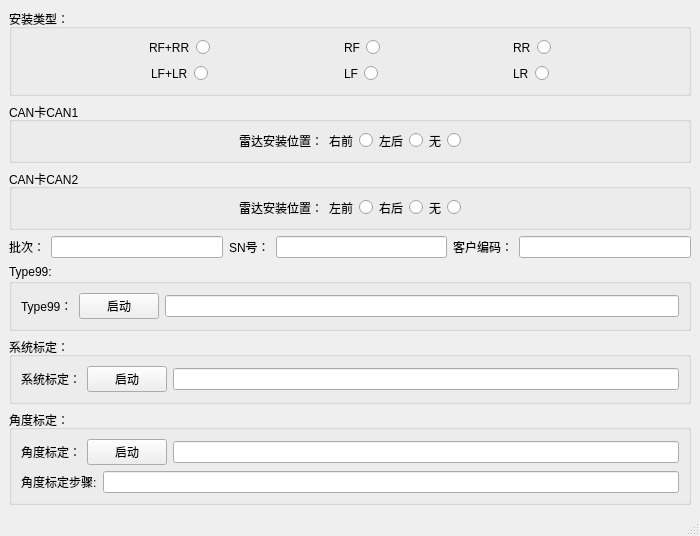
<?xml version="1.0" encoding="UTF-8"?>
<ui version="4.0">
 <class>biaoding</class>
 <widget class="QMainWindow" name="biaoding">
  <property name="geometry">
   <rect>
    <x>0</x>
    <y>0</y>
    <width>700</width>
    <height>510</height>
   </rect>
  </property>
  <property name="minimumSize">
   <size>
    <width>700</width>
    <height>0</height>
   </size>
  </property>
  <property name="windowTitle">
   <string>标定(平台）</string>
  </property>
  <widget class="QWidget" name="centralwidget">
   <layout class="QGridLayout" name="gridLayout_7">
    <item row="0" column="0">
     <widget class="QGroupBox" name="groupBox_2">
      <property name="title">
       <string>安装类型：</string>
      </property>
      <layout class="QGridLayout" name="gridLayout">
       <item row="0" column="0">
        <layout class="QHBoxLayout" name="horizontalLayout_6">
         <item>
          <spacer name="horizontalSpacer">
           <property name="orientation">
            <enum>Qt::Horizontal</enum>
           </property>
           <property name="sizeHint" stdset="0">
            <size>
             <width>40</width>
             <height>20</height>
            </size>
           </property>
          </spacer>
         </item>
         <item>
          <widget class="QLabel" name="label">
           <property name="text">
            <string>RF+RR</string>
           </property>
          </widget>
         </item>
         <item>
          <widget class="QRadioButton" name="RFRRradioButton">
           <property name="text">
            <string/>
           </property>
          </widget>
         </item>
         <item>
          <spacer name="horizontalSpacer_2">
           <property name="orientation">
            <enum>Qt::Horizontal</enum>
           </property>
           <property name="sizeHint" stdset="0">
            <size>
             <width>40</width>
             <height>20</height>
            </size>
           </property>
          </spacer>
         </item>
         <item>
          <widget class="QLabel" name="label_3">
           <property name="text">
            <string>RF</string>
           </property>
          </widget>
         </item>
         <item>
          <widget class="QRadioButton" name="RFradioButton">
           <property name="text">
            <string/>
           </property>
          </widget>
         </item>
         <item>
          <spacer name="horizontalSpacer_3">
           <property name="orientation">
            <enum>Qt::Horizontal</enum>
           </property>
           <property name="sizeHint" stdset="0">
            <size>
             <width>40</width>
             <height>20</height>
            </size>
           </property>
          </spacer>
         </item>
         <item>
          <widget class="QLabel" name="label_4">
           <property name="text">
            <string>RR</string>
           </property>
          </widget>
         </item>
         <item>
          <widget class="QRadioButton" name="RRradioButton">
           <property name="text">
            <string/>
           </property>
          </widget>
         </item>
         <item>
          <spacer name="horizontalSpacer_4">
           <property name="orientation">
            <enum>Qt::Horizontal</enum>
           </property>
           <property name="sizeHint" stdset="0">
            <size>
             <width>40</width>
             <height>20</height>
            </size>
           </property>
          </spacer>
         </item>
        </layout>
       </item>
       <item row="1" column="0">
        <layout class="QHBoxLayout" name="horizontalLayout_7">
         <item>
          <spacer name="horizontalSpacer_8">
           <property name="orientation">
            <enum>Qt::Horizontal</enum>
           </property>
           <property name="sizeHint" stdset="0">
            <size>
             <width>40</width>
             <height>20</height>
            </size>
           </property>
          </spacer>
         </item>
         <item>
          <widget class="QLabel" name="label_5">
           <property name="text">
            <string>LF+LR</string>
           </property>
          </widget>
         </item>
         <item>
          <widget class="QRadioButton" name="LFLRradioButton">
           <property name="text">
            <string/>
           </property>
          </widget>
         </item>
         <item>
          <spacer name="horizontalSpacer_5">
           <property name="orientation">
            <enum>Qt::Horizontal</enum>
           </property>
           <property name="sizeHint" stdset="0">
            <size>
             <width>40</width>
             <height>20</height>
            </size>
           </property>
          </spacer>
         </item>
         <item>
          <widget class="QLabel" name="label_6">
           <property name="text">
            <string>LF</string>
           </property>
          </widget>
         </item>
         <item>
          <widget class="QRadioButton" name="LFradioButton">
           <property name="text">
            <string/>
           </property>
          </widget>
         </item>
         <item>
          <spacer name="horizontalSpacer_6">
           <property name="orientation">
            <enum>Qt::Horizontal</enum>
           </property>
           <property name="sizeHint" stdset="0">
            <size>
             <width>40</width>
             <height>20</height>
            </size>
           </property>
          </spacer>
         </item>
         <item>
          <widget class="QLabel" name="label_7">
           <property name="text">
            <string>LR</string>
           </property>
          </widget>
         </item>
         <item>
          <widget class="QRadioButton" name="LRradioButton">
           <property name="text">
            <string/>
           </property>
          </widget>
         </item>
         <item>
          <spacer name="horizontalSpacer_7">
           <property name="orientation">
            <enum>Qt::Horizontal</enum>
           </property>
           <property name="sizeHint" stdset="0">
            <size>
             <width>40</width>
             <height>20</height>
            </size>
           </property>
          </spacer>
         </item>
        </layout>
       </item>
      </layout>
     </widget>
    </item>
    <item row="5" column="0">
     <widget class="QGroupBox" name="groupBox">
      <property name="title">
       <string>系统标定：</string>
      </property>
      <layout class="QGridLayout" name="gridLayout_4">
       <item row="0" column="0">
        <layout class="QHBoxLayout" name="horizontalLayout">
         <item>
          <widget class="QLabel" name="SysCaliblabel">
           <property name="text">
            <string>系统标定：</string>
           </property>
          </widget>
         </item>
         <item>
          <widget class="QPushButton" name="SysCaliStart">
           <property name="text">
            <string>启动</string>
           </property>
          </widget>
         </item>
         <item>
          <widget class="QLineEdit" name="SysCaliResult"/>
         </item>
        </layout>
       </item>
      </layout>
     </widget>
    </item>
    <item row="1" column="0">
     <widget class="QGroupBox" name="groupBox_3">
      <property name="title">
       <string>CAN卡CAN1</string>
      </property>
      <layout class="QGridLayout" name="gridLayout_2">
       <item row="0" column="0">
        <layout class="QHBoxLayout" name="horizontalLayout_8">
         <item>
          <spacer name="horizontalSpacer_9">
           <property name="orientation">
            <enum>Qt::Horizontal</enum>
           </property>
           <property name="sizeHint" stdset="0">
            <size>
             <width>40</width>
             <height>20</height>
            </size>
           </property>
          </spacer>
         </item>
         <item>
          <widget class="QLabel" name="label_8">
           <property name="text">
            <string>雷达安装位置：</string>
           </property>
          </widget>
         </item>
         <item>
          <widget class="QLabel" name="label_9">
           <property name="text">
            <string>右前</string>
           </property>
          </widget>
         </item>
         <item>
          <widget class="QRadioButton" name="Can1RFradioButton">
           <property name="text">
            <string/>
           </property>
          </widget>
         </item>
         <item>
          <widget class="QLabel" name="label_10">
           <property name="text">
            <string>左后</string>
           </property>
          </widget>
         </item>
         <item>
          <widget class="QRadioButton" name="Can1LRradioButton">
           <property name="text">
            <string/>
           </property>
          </widget>
         </item>
         <item>
          <widget class="QLabel" name="label_11">
           <property name="text">
            <string>无</string>
           </property>
          </widget>
         </item>
         <item>
          <widget class="QRadioButton" name="Can1NoneradioButton">
           <property name="text">
            <string/>
           </property>
          </widget>
         </item>
         <item>
          <spacer name="horizontalSpacer_10">
           <property name="orientation">
            <enum>Qt::Horizontal</enum>
           </property>
           <property name="sizeHint" stdset="0">
            <size>
             <width>40</width>
             <height>20</height>
            </size>
           </property>
          </spacer>
         </item>
        </layout>
       </item>
      </layout>
     </widget>
    </item>
    <item row="2" column="0">
     <widget class="QGroupBox" name="groupBox_4">
      <property name="title">
       <string>CAN卡CAN2</string>
      </property>
      <layout class="QGridLayout" name="gridLayout_3">
       <item row="0" column="0">
        <layout class="QHBoxLayout" name="horizontalLayout_9">
         <item>
          <spacer name="horizontalSpacer_11">
           <property name="orientation">
            <enum>Qt::Horizontal</enum>
           </property>
           <property name="sizeHint" stdset="0">
            <size>
             <width>40</width>
             <height>20</height>
            </size>
           </property>
          </spacer>
         </item>
         <item>
          <widget class="QLabel" name="label_12">
           <property name="text">
            <string>雷达安装位置：</string>
           </property>
          </widget>
         </item>
         <item>
          <widget class="QLabel" name="label_13">
           <property name="text">
            <string>左前</string>
           </property>
          </widget>
         </item>
         <item>
          <widget class="QRadioButton" name="Can2LFradioButton">
           <property name="text">
            <string/>
           </property>
          </widget>
         </item>
         <item>
          <widget class="QLabel" name="label_14">
           <property name="text">
            <string>右后</string>
           </property>
          </widget>
         </item>
         <item>
          <widget class="QRadioButton" name="Can2RRradioButton">
           <property name="text">
            <string/>
           </property>
          </widget>
         </item>
         <item>
          <widget class="QLabel" name="label_15">
           <property name="text">
            <string>无</string>
           </property>
          </widget>
         </item>
         <item>
          <widget class="QRadioButton" name="Can2NoneradioButton">
           <property name="text">
            <string/>
           </property>
          </widget>
         </item>
         <item>
          <spacer name="horizontalSpacer_12">
           <property name="orientation">
            <enum>Qt::Horizontal</enum>
           </property>
           <property name="sizeHint" stdset="0">
            <size>
             <width>40</width>
             <height>20</height>
            </size>
           </property>
          </spacer>
         </item>
        </layout>
       </item>
      </layout>
     </widget>
    </item>
    <item row="3" column="0">
     <layout class="QHBoxLayout" name="horizontalLayout_10">
      <item>
       <widget class="QLabel" name="label_16">
        <property name="text">
         <string>批次：</string>
        </property>
       </widget>
      </item>
      <item>
       <widget class="QLineEdit" name="PatchlineEdit"/>
      </item>
      <item>
       <widget class="QLabel" name="label_17">
        <property name="text">
         <string>SN号：</string>
        </property>
       </widget>
      </item>
      <item>
       <widget class="QLineEdit" name="SNlineEdit"/>
      </item>
      <item>
       <widget class="QLabel" name="label_18">
        <property name="text">
         <string>客户编码：</string>
        </property>
       </widget>
      </item>
      <item>
       <widget class="QLineEdit" name="UserCodelineEdit"/>
      </item>
     </layout>
    </item>
    <item row="6" column="0">
     <widget class="QGroupBox" name="groupBox_5">
      <property name="title">
       <string>角度标定：</string>
      </property>
      <layout class="QGridLayout" name="gridLayout_5">
       <item row="0" column="0">
        <layout class="QHBoxLayout" name="horizontalLayout_2">
         <item>
          <widget class="QLabel" name="AngleCaliblabel">
           <property name="text">
            <string>角度标定：</string>
           </property>
          </widget>
         </item>
         <item>
          <widget class="QPushButton" name="AngleCaliStart">
           <property name="text">
            <string>启动</string>
           </property>
          </widget>
         </item>
         <item>
          <widget class="QLineEdit" name="AngleResult"/>
         </item>
        </layout>
       </item>
       <item row="1" column="0">
        <layout class="QHBoxLayout" name="horizontalLayout_3">
         <item>
          <widget class="QLabel" name="Steplabel">
           <property name="text">
            <string>角度标定步骤:</string>
           </property>
          </widget>
         </item>
         <item>
          <widget class="QLineEdit" name="SteplineEdit"/>
         </item>
        </layout>
       </item>
      </layout>
     </widget>
    </item>
    <item row="4" column="0">
     <widget class="QGroupBox" name="groupBox_6">
      <property name="title">
       <string>Type99:</string>
      </property>
      <layout class="QGridLayout" name="gridLayout_6">
       <item row="0" column="0">
        <layout class="QHBoxLayout" name="horizontalLayout_4">
         <item>
          <widget class="QLabel" name="label_2">
           <property name="text">
            <string>Type99：</string>
           </property>
          </widget>
         </item>
         <item>
          <widget class="QPushButton" name="pushButtonEnd">
           <property name="text">
            <string>启动</string>
           </property>
          </widget>
         </item>
         <item>
          <widget class="QLineEdit" name="lineEditEnd"/>
         </item>
        </layout>
       </item>
      </layout>
     </widget>
    </item>
   </layout>
  </widget>
  <widget class="QMenuBar" name="menubar">
   <property name="geometry">
    <rect>
     <x>0</x>
     <y>0</y>
     <width>700</width>
     <height>23</height>
    </rect>
   </property>
  </widget>
  <widget class="QStatusBar" name="statusbar"/>
 </widget>
 <resources/>
 <connections/>
</ui>
